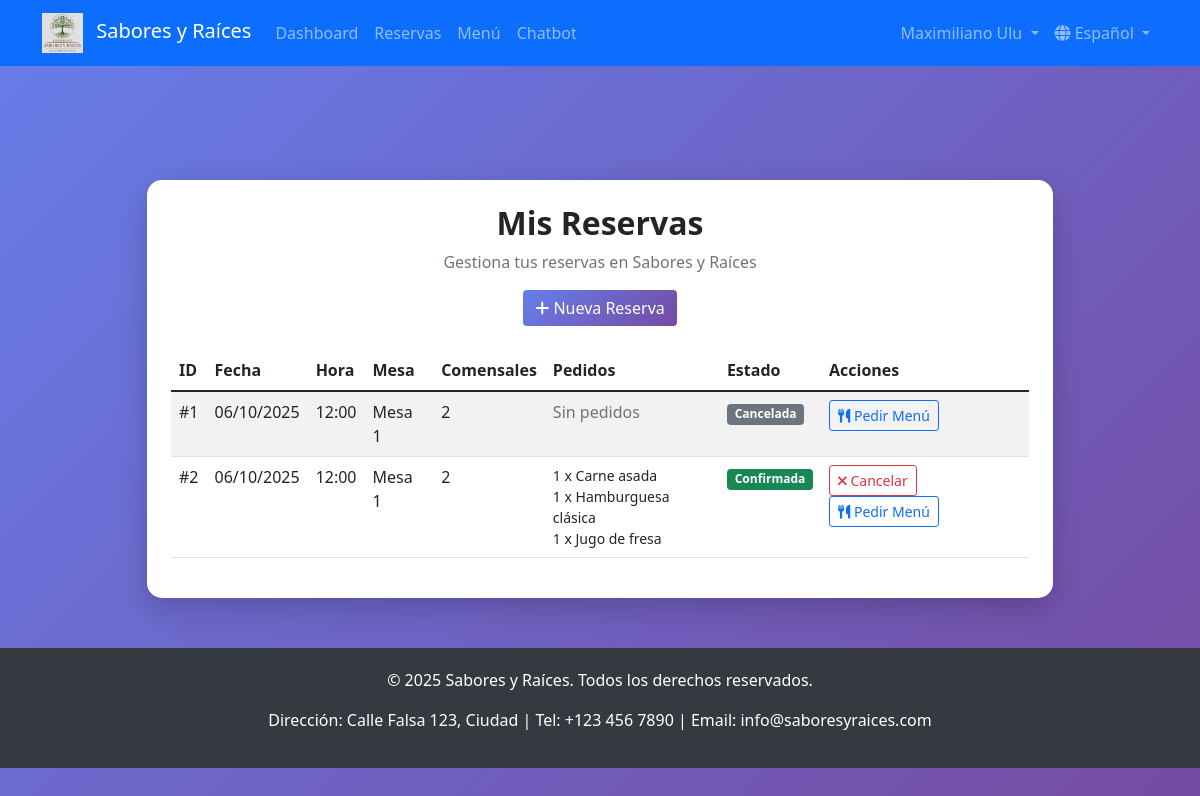
Page /reservas (signed in) on the committed database.
### models/user.py (models this page shows, shortened)
class User(db.Model, UserMixin):
    __tablename__ = 'usuarios'
    id = db.Column(db.Integer, primary_key=True)
    nombre = db.Column(db.String(100), nullable=False)
    email = db.Column(db.String(120), unique=True, nullable=False)
    telefono = db.Column(db.String(20))
    telegram_id = db.Column(db.String(50))
    password_hash = db.Column(db.String(128), nullable=False)
    fecha_registro = db.Column(db.DateTime, default=db.func.current_timestamp())

### models/reservation.py (models this page shows)
class Reserva(db.Model):
    __tablename__ = 'reservas'
    id = db.Column(db.Integer, primary_key=True)
    usuario_id = db.Column(db.Integer, db.ForeignKey('usuarios.id'), nullable=False)
    mesa_id = db.Column(db.Integer, db.ForeignKey('mesas.id'), nullable=False)
    fecha_reserva = db.Column(db.Date, nullable=False)
    hora_reserva = db.Column(db.Time, nullable=False)
    num_comensales = db.Column(db.Integer, nullable=False)
    estado = db.Column(db.String(20), default='confirmada')
    notas = db.Column(db.Text)
    fecha_creacion = db.Column(db.DateTime, default=datetime.utcnow)
    pedidos = db.relationship('PedidoReserva', back_populates='reserva', lazy=True, cascade='all, delete-orphan')

class Mesa(db.Model):
    __tablename__ = 'mesas'
    id = db.Column(db.Integer, primary_key=True)
    numero_mesa = db.Column(db.Integer, unique=True, nullable=False)
    capacidad = db.Column(db.Integer, default=4)
    estado = db.Column(db.String(20), default='disponible')
    reservas = db.relationship('Reserva', backref='mesa', lazy=True)

class PedidoReserva(db.Model):
    __tablename__ = 'pedidos_reserva'
    id = db.Column(db.Integer, primary_key=True)
    reserva_id = db.Column(db.Integer, db.ForeignKey('reservas.id'), nullable=False)
    plato_id = db.Column(db.Integer, db.ForeignKey('platos.id'), nullable=True)
    bebida_id = db.Column(db.Integer, db.ForeignKey('bebidas.id'), nullable=True)
    cantidad = db.Column(db.Integer, default=1)
    reserva = db.relationship('Reserva', back_populates='pedidos')
    plato = db.relationship('Plato', back_populates='pedidos_plato', foreign_keys=[plato_id])
    bebida = db.relationship('Bebida', back_populates='pedidos_bebida', foreign_keys=[bebida_id])

### models/menu.py (models this page shows)
class Plato(db.Model):
    __tablename__ = 'platos'
    id = db.Column(db.Integer, primary_key=True)
    nombre = db.Column(db.String(100), nullable=False)
    descripcion = db.Column(db.Text)
    categoria = db.Column(db.String(50))
    precio = db.Column(db.Float, nullable=False)
    disponible = db.Column(db.Boolean, default=True)
    pedidos_plato = db.relationship('PedidoReserva', back_populates='plato', foreign_keys='PedidoReserva.plato_id', lazy=True)

class Bebida(db.Model):
    __tablename__ = 'bebidas'
    id = db.Column(db.Integer, primary_key=True)
    nombre = db.Column(db.String(100), nullable=False)
    tipo = db.Column(db.String(50))
    precio = db.Column(db.Float, nullable=False)
    disponible = db.Column(db.Boolean, default=True)
    pedidos_bebida = db.relationship('PedidoReserva', back_populates='bebida', foreign_keys='PedidoReserva.bebida_id', lazy=True)

### routes/reservations.py (the view)
@reservations_bp.route('/reservas')
@login_required
def index():
    reservas = Reserva.query.filter_by(usuario_id=current_user.id).order_by(Reserva.fecha_reserva.desc(), Reserva.hora_reserva).all()
    return render_template('reservations.html', reservas=reservas)

### app.py (called while the page is built)
@login_manager.user_loader
def load_user(user_id):
    return User.query.get(int(user_id))

### templates/reservations.html (shortened to what this page needs)
{% extends "base.html" %}
{% block content %}
<div class="container main-content">
    <div class="row justify-content-center">
        <div class="col-md-10">
            <div class="auth-card p-4">
                <div class="text-center mb-4">
                    <h2 class="fw-bold">Mis Reservas</h2>
                    <p class="text-muted">Gestiona tus reservas en Sabores y Raíces</p>
                    <a href="{{ url_for('reservations.nueva') }}" class="btn btn-primary">
                        <i class="fas fa-plus"></i> Nueva Reserva
                    </a>
                </div>
                {% if reservas %}
                <div class="table-responsive">
                    <table class="table table-striped">
                        <thead>
                            <tr>
                                <th>ID</th>
                                <th>Fecha</th>
                                <th>Hora</th>
                                <th>Mesa</th>
                                <th>Comensales</th>
                                <th>Pedidos</th>
                                <th>Estado</th>
                                <th>Acciones</th>
                            </tr>
                        </thead>
                        <tbody>
                            {% for reserva in reservas %}
                            <tr>
                                <td>#{{ reserva.id }}</td>
                                <td>{{ reserva.fecha_reserva.strftime('%d/%m/%Y') }}</td>
                                <td>{{ reserva.hora_reserva.strftime('%H:%M') }}</td>
                                <td>Mesa {{ reserva.mesa.numero_mesa }}</td>
                                <td>{{ reserva.num_comensales }}</td>
                                <td>
                                    {% if reserva.pedidos %}
                                    <ul class="list-unstyled mb-0 small">
                                        {% for pedido in reserva.pedidos %}
                                        <li>
                                            {{ pedido.cantidad }} x
                                            {% if pedido.plato %}
                                                {{ pedido.plato.nombre }}
                                            {% elif pedido.bebida %}
                                                {{ pedido.bebida.nombre }}
                                            {% endif %}
                                        </li>
                                        {% endfor %}
                                    </ul>
                                    {% else %}
                                    <span class="text-muted">Sin pedidos</span>
                                    {% endif %}
                                </td>
                                <td>
                                    <span class="badge bg-{{ 'success' if reserva.estado == 'confirmada' else 'secondary' }}">
                                        {{ reserva.estado.title() }}
                                    </span>
                                </td>
                                <td>
                                    {% if reserva.estado == 'confirmada' %}
                                    <a href="{{ url_for('reservations.cancelar', reserva_id=reserva.id) }}" class="btn btn-sm btn-outline-danger">
                                        <i class="fas fa-times"></i> Cancelar
                                    </a>
                                    {% endif %}
                                    <a href="{{ url_for('menu.asociar_reserva', reserva_id=reserva.id) }}" class="btn btn-sm btn-outline-primary">
                                        <i class="fas fa-utensils"></i> Pedir Menú
                                    </a>
                                </td>
                            </tr>
                            {% endfor %}
                        </tbody>
                    </table>
                </div>
                {% endif %}
            </div>
        </div>
    </div>
</div>
{% endblock %}

### templates/base.html (shortened to what this page needs)
<!DOCTYPE html>
<html lang="es">
<head>
    <link href="https://cdn.jsdelivr.net/npm/bootstrap@5.1.3/dist/css/bootstrap.min.css" rel="stylesheet">
    <link rel="stylesheet" href="https://cdnjs.cloudflare.com/ajax/libs/font-awesome/6.0.0/css/all.min.css">
</head>
<body>
    <nav class="navbar navbar-expand-lg navbar-dark fixed-top bg-primary">
        <div class="container">
            <a class="navbar-brand" href="{{ url_for('index') }}">
                <img src="{{ url_for('static', filename='images/Logo_SR.jpg') }}" alt="Sabores y Raíces" class="me-2">
                Sabores y Raíces
            </a>
            <div class="collapse navbar-collapse" id="navbarNav">
                <ul class="navbar-nav me-auto">
                    {% if current_user.is_authenticated %}
                    <li class="nav-item">
                        <a class="nav-link" href="{{ url_for('dashboard') }}">Dashboard</a>
                    </li>
                    <li class="nav-item">
                        <a class="nav-link" href="{{ url_for('reservations.index') }}">Reservas</a>
                    </li>
                    <li class="nav-item">
                        <a class="nav-link" href="{{ url_for('menu.index') }}">Menú</a>
                    </li>
                    <li class="nav-item">
                        <a class="nav-link" href="{{ url_for('chatbot.chatbot_interface') }}">Chatbot</a>
                    </li>
                    {% endif %}
                </ul>
                <ul class="navbar-nav">
                    {% if current_user.is_authenticated %}
                    <li class="nav-item dropdown">
                        <a class="nav-link dropdown-toggle" href="#" role="button" data-bs-toggle="dropdown">
                            {{ current_user.nombre }}
                        </a>
                    </li>
                    {% endif %}
                </ul>
                <ul class="navbar-nav">
                    <li class="nav-item dropdown">
                        <a class="nav-link dropdown-toggle" href="#" role="button" data-bs-toggle="dropdown">
                            <i class="fas fa-globe"></i> {{ 'Español' if session.get('lang', 'es') == 'es' else 'English' }}
                        </a>
                    </li>
                </ul>
            </div>
        </div>
    </nav>
    <main class="main-content">
        <div class="container">
            {% block content %}{% endblock %}
        </div>
    </main>
    <footer class="text-center">
        <div class="container">
            <p>&copy; 2025 Sabores y Raíces. Todos los derechos reservados.</p>
            <p>Dirección: Calle Falsa 123, Ciudad | Tel: +123 456 7890 | Email: info@saboresyraices.com</p>
        </div>
    </footer>
</body>
</html>

### templates/base.html (style rules this page uses)
body { background: linear-gradient(135deg, #667eea 0%, #764ba2 100%); min-height: 100vh; }
.navbar-brand img { max-height: 40px; }
.auth-card { background: white; border-radius: 15px; box-shadow: 0 10px 30px rgba(0,0,0,0.2); margin-top: 20px; }
.btn-primary { background: linear-gradient(135deg, #667eea 0%, #764ba2 100%); border: none; }
.main-content { padding-top: 80px; }
footer { background: #343a40; color: white; padding: 20px 0; margin-top: 50px; }

### rows in the picture
User: nombre "Maximiliano Ulu"
Reserva: id "1", fecha_reserva "06/10/2025", hora_reserva "12:00", mesa.numero_mesa "1", num_comensales "2", shows "Sin pedidos", estado "Cancelada"
Reserva: id "2", fecha_reserva "06/10/2025", hora_reserva "12:00", mesa.numero_mesa "1", num_comensales "2", estado "Confirmada"
PedidoReserva: cantidad "1", plato.nombre "Carne asada"
PedidoReserva: cantidad "1", plato.nombre "Hamburguesa clásica"
PedidoReserva: cantidad "1", bebida.nombre "Jugo de fresa"

### other values in the picture
{{ 'Español' if session.get('lang', 'es') == 'es' else 'English' }} "Español"
